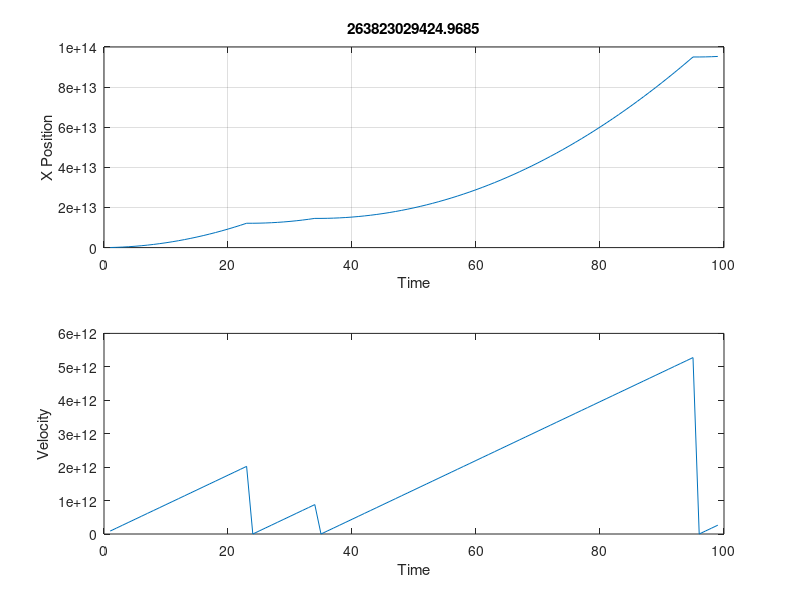

Recreate this plot in MATLAB.
time = 0.5;
timesteps = 100;
scatter = 0.5*rand();
C.q_0 = 1.60217653e-19; 
C.m_0 = 9.10938215e-31;             % electron mass
a = C.q_0/C.m_0;
xPosition = zeros(1,timesteps);
velocity = zeros(1,timesteps);

for i = 2:timesteps
    scatter = rand(); 
    
    if scatter < 0.95
        a_actual = a + 0.2;
        velocity(i) = velocity(i-1) + a_actual*time;
    else
        a_actual = 0;
        velocity(i) = 0;
    end
    
    xPosition(i) = xPosition(i-1) + velocity(i)*time;
    
    figure (1)
    pause(0.5);
    postime = subplot(2,1,1);
    plot(xPosition(2:i));
    title(num2str(velocity(i)));
    xlabel("Time");
    ylabel("X Position");
    grid on;
    
    veltime = subplot(2,1,2);
    plot(velocity(2:i));
    xlabel("Time");
    ylabel("Velocity");
    
    
end
